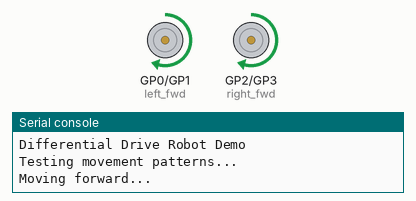
Bench run of a program on a simulated Raspberry Pi Pico running MicroPython. Shown: motor-driver pin pairs drawn as motors (green arrow = first pin HIGH = forward, orange = second pin HIGH = backward, longer = more drive), the last lines printed to the serial console. At 22.0 s the program stops and its outputs stay as they are.

Above: at 0.1 s.
At 6.1 s:
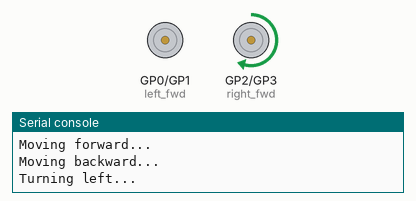
At 11.1 s:
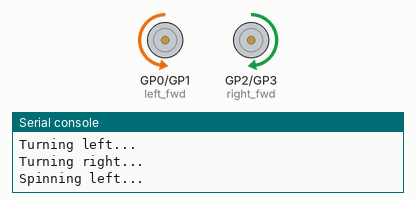
At 21.1 s:
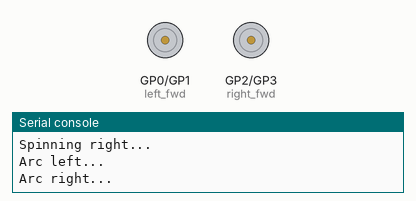
Timing chart, 0 to 22.6 s (numbered marks = the images above):
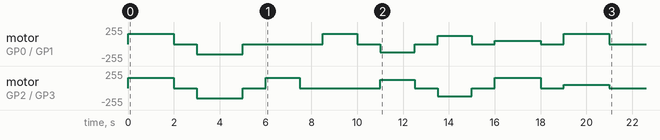

The program:

normal_robot_car.py
```python
from machine import Pin, PWM
import time

class DifferentialRobot:
    def __init__(self):
        # Motor pins - adjust GPIO numbers based on your wiring
        # Left Motor
        self.left_fwd = PWM(Pin(0))
        self.left_rev = PWM(Pin(1))

        # Right Motor
        self.right_fwd = PWM(Pin(2))
        self.right_rev = PWM(Pin(3))

        # Set PWM frequency (1kHz is typical for DC motors)
        self.motors = [
            self.left_fwd, self.left_rev,
            self.right_fwd, self.right_rev
        ]

        for motor in self.motors:
            motor.freq(1000)

        self.max_speed = 65535  # 16-bit PWM resolution
        self.stop()

    def set_motor(self, fwd_pin, rev_pin, speed):
        """Set individual motor speed (-100 to 100)"""
        speed = max(-100, min(100, speed))  # Clamp speed
        duty = int(abs(speed) * self.max_speed / 100)

        if speed > 0:
            fwd_pin.duty_u16(duty)
            rev_pin.duty_u16(0)
        elif speed < 0:
            fwd_pin.duty_u16(0)
            rev_pin.duty_u16(duty)
        else:
            fwd_pin.duty_u16(0)
            rev_pin.duty_u16(0)

    def move(self, left_speed, right_speed):
        """
        Move robot with differential drive control
        left_speed: left motor speed (-100 to 100)
        right_speed: right motor speed (-100 to 100)
        """
        self.set_motor(self.left_fwd, self.left_rev, left_speed)
        self.set_motor(self.right_fwd, self.right_rev, right_speed)

    def forward(self, speed=50):
        """Move forward"""
        self.move(speed, speed)

    def backward(self, speed=50):
        """Move backward"""
        self.move(-speed, -speed)

    def turn_left(self, speed=50):
        """Turn left (forward)"""
        self.move(0, speed)

    def turn_right(self, speed=50):
        """Turn right (forward)"""
        self.move(speed, 0)

    def spin_left(self, speed=50):
        """Spin left in place (counter-clockwise)"""
        self.move(-speed, speed)

    def spin_right(self, speed=50):
        """Spin right in place (clockwise)"""
        self.move(speed, -speed)

    def arc_left(self, speed=50, turn_ratio=0.5):
        """
        Arc left while moving forward
        turn_ratio: 0 (sharp turn) to 1 (gentle turn)
        """
        right_speed = speed
        left_speed = int(speed * turn_ratio)
        self.move(left_speed, right_speed)

    def arc_right(self, speed=50, turn_ratio=0.5):
        """
        Arc right while moving forward
        turn_ratio: 0 (sharp turn) to 1 (gentle turn)
        """
        left_speed = speed
        right_speed = int(speed * turn_ratio)
        self.move(left_speed, right_speed)

    def stop(self):
        """Stop all motors"""
        for motor in self.motors:
            motor.duty_u16(0)

class FourWheelRobot(DifferentialRobot):
    """
    Extended class for 4-wheel robot (2 motors controlling 4 wheels)
    Left motor controls both left wheels, right motor controls both right wheels
    Inherits all methods from DifferentialRobot
    """
    def __init__(self):
        super().__init__()
        print("4-Wheel Robot initialized (differential drive)")

# Demo program
def demo():
    # Use DifferentialRobot for 2-wheel robot
    # Use FourWheelRobot for 4-wheel robot with 2 motors
    robot = DifferentialRobot()

    print("Differential Drive Robot Demo")
    print("Testing movement patterns...")

    try:
        # Forward
        print("Moving forward...")
        robot.forward(60)
        time.sleep(2)
        robot.stop()
        time.sleep(1)

        # Backward
        print("Moving backward...")
        robot.backward(60)
        time.sleep(2)
        robot.stop()
        time.sleep(1)

        # Turn left
        print("Turning left...")
        robot.turn_left(60)
        time.sleep(1.5)
        robot.stop()
        time.sleep(1)

        # Turn right
        print("Turning right...")
        robot.turn_right(60)
        time.sleep(1.5)
        robot.stop()
        time.sleep(1)

        # Spin left
        print("Spinning left...")
        robot.spin_left(50)
        time.sleep(1.5)
        robot.stop()
        time.sleep(1)

        # Spin right
        print("Spinning right...")
        robot.spin_right(50)
        time.sleep(1.5)
        robot.stop()
        time.sleep(1)

        # Arc movements
        print("Arc left...")
        robot.arc_left(60, turn_ratio=0.3)
        time.sleep(2)
        robot.stop()
        time.sleep(1)

        print("Arc right...")
        robot.arc_right(60, turn_ratio=0.3)
        time.sleep(2)
        robot.stop()
        time.sleep(1)

        print("Demo complete!")

    except KeyboardInterrupt:
        print("\nStopping robot...")
        robot.stop()

# Advanced demo with patterns
def pattern_demo():
    robot = DifferentialRobot()

    print("Pattern Demo: Square")
    try:
        for i in range(4):
            # Move forward
            robot.forward(60)
            time.sleep(1)

            # Stop briefly
            robot.stop()
            time.sleep(0.3)

            # Turn 90 degrees (adjust time as needed)
            robot.spin_right(50)
            time.sleep(0.65)  # Adjust this value for exact 90° turn

            robot.stop()
            time.sleep(0.3)

        print("Square pattern complete!")

    except KeyboardInterrupt:
        print("\nStopping robot...")
        robot.stop()

# Remote control simulation
def remote_control():
    """
    Example of how you might implement remote control
    This is a simulation - replace with actual input method
    """
    robot = DifferentialRobot()

    commands = {
        'w': ('forward', 60),
        's': ('backward', 60),
        'a': ('spin_left', 50),
        'd': ('spin_right', 50),
        'q': ('arc_left', 60),
        'e': ('arc_right', 60),
        'x': ('stop', 0)
    }

    print("Remote Control Mode")
    print("Commands: w=forward, s=backward, a=spin left, d=spin right")
    print("          q=arc left, e=arc right, x=stop")
    print("Press Ctrl+C to exit")

    try:
        while True:
            # In real implementation, get input from WiFi, Bluetooth, or serial
            cmd = input("Enter command: ").lower()

            if cmd in commands:
                action, speed = commands[cmd]
                if action == 'stop':
                    robot.stop()
                else:
                    getattr(robot, action)(speed)
            else:
                print("Unknown command")

    except KeyboardInterrupt:
        print("\nExiting remote control...")
        robot.stop()

# Run the demo
if __name__ == "__main__":
    demo()
    # Uncomment to run pattern demo:
    # pattern_demo()
    # Uncomment to run remote control:
    # remote_control()
```
